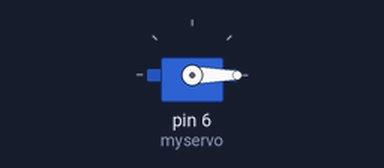
This sketch was run on a simulated Arduino Uno, built with avr-gcc and run on an emulated ATmega328P. Parts: servo.

Above: at 0.05 s.
At 1.05 s:
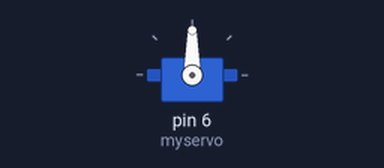
At 1.75 s:
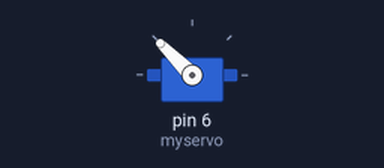
At 3.5 s:
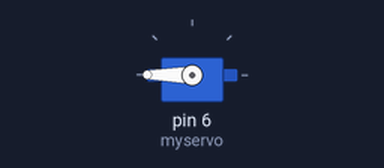
Timing chart, 0 to 8.1 s (numbered marks = the images above):
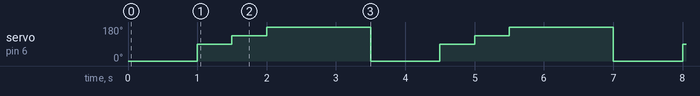

The sketch:

servo.ino
```cpp
/*
     Servo Motor Control using the Arduino Servo Library
           by Dejan, https://howtomechatronics.com
*/
#include <Servo.h>
Servo myservo;  // create servo object to control a servo
void setup() {
  myservo.attach(6,600,2300);  // (pin, min, max)
}
void loop() {
  myservo.write(0);  // tell servo to go to a particular angle
  delay(1000);

  myservo.write(90);
  delay(500);

  myservo.write(135);
  delay(500);

  myservo.write(180);
  delay(1500);
}
```

Measured:
- by itself, servo on pin 6 (myservo): repeats every 3.5 s: 135° 0.50 s, 180° 1.5 s, 0° 1.0 s, 90° 0.50 s
